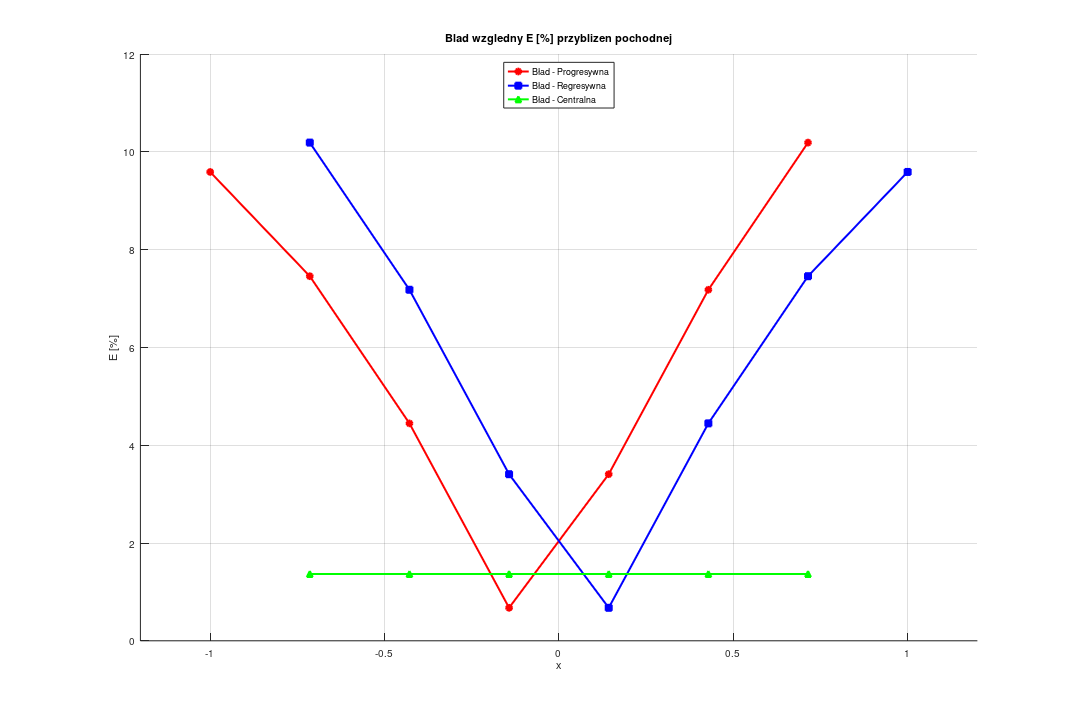

Source code (MATLAB): (Note: this script raises an error after producing the figure.)
n = 8;
a = -1;
b = 1;
h = (b - a) / (n - 1);

x = linspace(a, b, n);
u = sinh(x);
u_dokl = cosh(x);

E_prog = NaN(1, n);
E_regr = NaN(1, n);
E_cent = NaN(1, n);

for i = 1:n
    if i < n
        u_prog = (u(i+1) - u(i)) / h;
        E_prog(i) = abs((u_dokl(i) - u_prog) / u_dokl(i)) * 100;
    end
    if i > 1
        u_regr = (u(i) - u(i-1)) / h;
        E_regr(i) = abs((u_dokl(i) - u_regr) / u_dokl(i)) * 100;
    end
    if i > 1 && i < n
        u_cent = (u(i+1) - u(i-1)) / (2*h);
        E_cent(i) = abs((u_dokl(i) - u_cent) / u_dokl(i)) * 100;
    end
end
figure(1, 'visible', 'off'); clf; hold on; grid on;

% Rysowanie błędów dla każdej metody
plot(x, E_prog, 'r-o', 'LineWidth', 2, 'MarkerSize', 6, 'MarkerFaceColor', 'r', 'DisplayName', 'Bład - Progresywna');
plot(x, E_regr, 'b-s', 'LineWidth', 2, 'MarkerSize', 6, 'MarkerFaceColor', 'b', 'DisplayName', 'Bład - Regresywna');
plot(x, E_cent, 'g-^', 'LineWidth', 2, 'MarkerSize', 6, 'MarkerFaceColor', 'g', 'DisplayName', 'Bład - Centralna');

title('Blad wzgledny E [%] przyblizen pochodnej');
xlabel('x'); ylabel('E [%]');
legend('Location', 'north');
xlim([-1.2 1.2]);


set(gcf, 'PaperPosition', [0 0 15 10]); 

output_path = fullfile(output_dir, 'wykres_bledy.png');
print(output_path, '-dpng', '-r300');
hold off;
